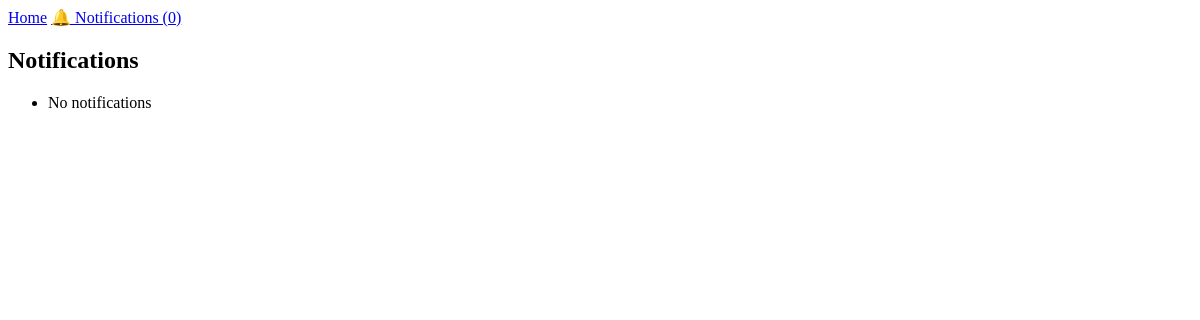
The page /notifications/ (signed in) on the database as committed earlier.
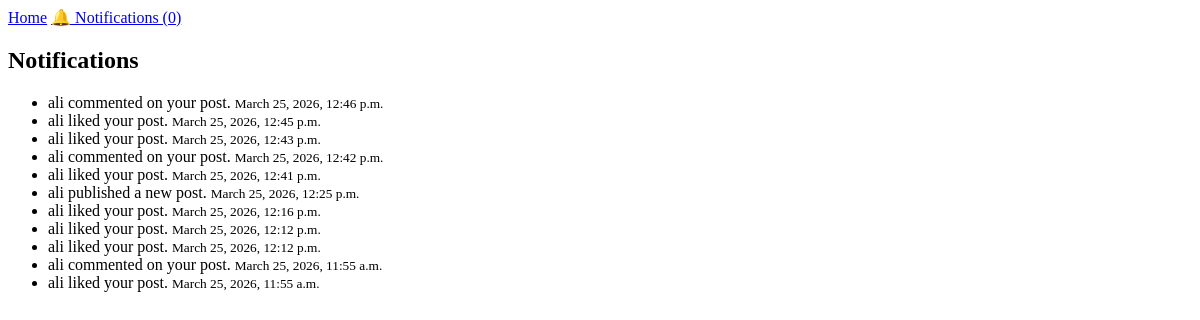
The same page on the database as committed later.
### blog/models.py (models this page shows, shortened)
class Notification(models.Model):
    user = models.ForeignKey(User, on_delete=models.CASCADE)
    post = models.ForeignKey(Post, on_delete=models.CASCADE, related_name='notifications')
    message = models.TextField()
    is_read = models.BooleanField(default=False)
    created_at = models.DateTimeField(auto_now_add=True)
    sender = models.ForeignKey(User, on_delete=models.CASCADE, related_name='notifications_sent')

### blog/views.py (the view)
# urls.py: path('notifications/', notifications_list, name='notifications_list'),
@login_required
def notifications_list(request):
    notifications = Notification.objects.filter(user=request.user).order_by('-created_at')
    Notification.objects.filter(user=request.user, is_read=False).update(is_read=True)
    return render(request, "notifications/list.html", {"notifications": notifications})

### blog/context_processors.py (called while the page is built)
def notifications_badge(request):
    if request.user.is_authenticated:
        unread_count = Notification.objects.filter(user=request.user, is_read=False).count()
    else:
        unread_count = 0
    return {"unread_notifications_count": unread_count}

### templates/notifications/list.html
{% extends "base.html" %}
{% block content %}
<h2>Notifications</h2>
<ul>
    {% for n in notifications %}
        <li style="{% if not n.is_read %}font-weight:bold{% endif %}">
            {{ n.message }}
            <small>{{ n.created_at }}</small>
        </li>
    {% empty %}
        <li>No notifications</li>
    {% endfor %}
</ul>
{% endblock %}

### templates/base.html (shortened to what this page needs)
<body data-authenticated="{{ request.user.is_authenticated|yesno:'1,0' }}">
{% include "includes/navbar.html" %}
{% block content %}
{% endblock %}
</body>

### templates/includes/navbar.html
<nav>
    <a href="/">Home</a>
    <a href="/notifications/">
        🔔 Notifications (<span id="notif-count">{{ unread_notifications_count }}</span>)
    </a>
</nav>

Rows that differ between the two databases and show on the page:
added Notification: message "ali commented on your post.", created_at "March 25, 2026, 12:46 p.m."
added Notification: message "ali liked your post.", created_at "March 25, 2026, 12:45 p.m."
added Notification: message "ali liked your post.", created_at "March 25, 2026, 12:43 p.m."
added Notification: message "ali commented on your post.", created_at "March 25, 2026, 12:42 p.m."
added Notification: message "ali liked your post.", created_at "March 25, 2026, 12:41 p.m."
added Notification: message "ali published a new post.", created_at "March 25, 2026, 12:25 p.m."
added Notification: message "ali liked your post.", created_at "March 25, 2026, 12:16 p.m."
added Notification: message "ali liked your post.", created_at "March 25, 2026, 12:12 p.m."
added Notification: message "ali liked your post.", created_at "March 25, 2026, 12:12 p.m."
added Notification: message "ali commented on your post.", created_at "March 25, 2026, 11:55 a.m."
added Notification: message "ali liked your post.", created_at "March 25, 2026, 11:55 a.m."
Other text that changed with them:
text no longer shown: "No notifications"
